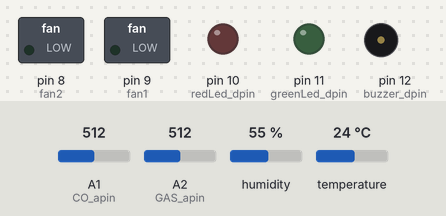
Bench run of a sketch on a simulated Arduino Uno, built with avr-gcc and run on an emulated ATmega328P. Shown: switched loads named in the sketch (green lamp = pin HIGH), output pins drawn as LEDs (lit = HIGH), buzzer (waves = sounding, pin HIGH). The test bench sets the inputs (shaded band); at power-on: A1 (CO_apin) = 512, A2 (GAS_apin) = 512, humidity 55 %, temperature 24 °C.

Above: at 0.1 s.
At 30.6 s:
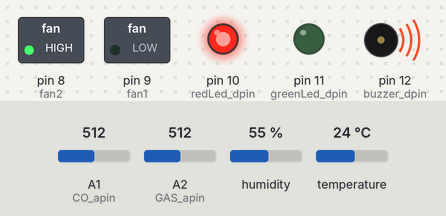
Timing chart, 0 to 32.1 s (numbered marks = the images above):
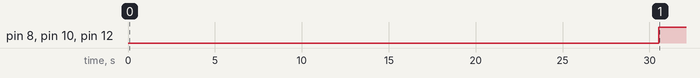

The sketch:

DMP_Project.ino
```cpp
#include <SoftwareSerial.h>
#include <Wire.h>
#include "dht.h"
#define dht_apin A0 // Analog Pin DHT11 sensor is connected to
#define CO_apin A1 // Analog Pin CO(MQ-7) sensor is connected to
#define GAS_apin A2 // Analog Pin GAS(MQ-5) sensor is connected to
#define buzzer_dpin 12 //Digital Pin Buzzer is connected to
#define greenLed_dpin 11 //Digital Pin red led is connected to
#define redLed_dpin 10 //Digital Pin green led is connected to
#define fan1 9 //Digital Pin(INB) fan is connected to
#define fan2 8 //Digital Pin(INA) fan is connected to

//Tresholds
#define TEMP_TRE 25
#define HUM_TRE 85
#define GAS_TRE 500
#define CO_TRE 200

int COsensor_value;
int GASsensor_value;
int alert=0;
char message_T[30];
char message_H[30];
char message_G[30];
char message_C[30];
dht DHT;

SoftwareSerial BTserial(0, 1); //RX | TX

void setup(){

  //Serial.begin(9600);
  BTserial.begin(9600);
  pinMode(buzzer_dpin, OUTPUT);
  pinMode(greenLed_dpin, OUTPUT);
  pinMode(redLed_dpin, OUTPUT);
  pinMode(fan1, OUTPUT);
  pinMode(fan2, OUTPUT);
  delay(500);//Delay to let system boot
  //Serial.println("DHT11 Humidity & temperature Sensor | CO sensor | GAS sensor\n\n");
  delay(30000);//Wait before accessing Sensor

}

void loop(){
  //Start of Program

    DHT.read11(dht_apin);
    COsensor_value = analogRead(CO_apin);
    GASsensor_value = analogRead(GAS_apin);

    BTserial.print(DHT.temperature);
    BTserial.print(",");
    BTserial.print(DHT.humidity);
    BTserial.print(",");
    BTserial.print(COsensor_value);
    BTserial.print(",");
    BTserial.print(GASsensor_value);
    BTserial.print(",");

     if(DHT.temperature > TEMP_TRE || DHT.humidity >HUM_TRE || GASsensor_value>GAS_TRE || COsensor_value >CO_TRE)
    {
        if(GASsensor_value>GAS_TRE)
        {
          strcpy(message_G, "GAS_leak");
          alert=1;
        }
        else
          strcpy(message_G, "GAS_good");
        if(COsensor_value > CO_TRE)
        {
          strcpy(message_C, "CO_leak");
          alert=2;
        }
        else
          strcpy(message_C, "CO_good");
        if(DHT.humidity > HUM_TRE)
        {
          strcpy(message_H, "Reduce_hum");
          alert=3;
        }
        else
          strcpy(message_H, "Hum_good");
        if(DHT.temperature >TEMP_TRE)
        {
          strcpy(message_T, "Reduce_temp");
          alert=4;
        }
        else
          strcpy(message_T, "Temp_good");

      analogWrite(fan2, 255);
      digitalWrite(fan1,LOW);
      digitalWrite(buzzer_dpin, HIGH);
      digitalWrite(redLed_dpin, HIGH);
      digitalWrite(greenLed_dpin, LOW);
    }
    else
    {
      strcpy(message_G, "GAS_good");
      strcpy(message_C, "CO_good");
      strcpy(message_H, "Hum_good");
      strcpy(message_T, "Temp_good");
      alert=0;

      digitalWrite(fan1, LOW);
      digitalWrite(fan2, LOW);
      digitalWrite(buzzer_dpin, LOW);
      digitalWrite(redLed_dpin, LOW);
      digitalWrite(greenLed_dpin, HIGH);
    }
    BTserial.print(message_T);
    BTserial.print(",");
    BTserial.print(message_H);
    BTserial.print(",");
    BTserial.print(message_G);
    BTserial.print(",");
    BTserial.print(message_C);
    BTserial.print(",");
    BTserial.print(alert);
    BTserial.print(";");

    delay(2000);//Wait 2 seconds before reading sensors again.

}
```

Measured:
- by itself, pin 8 (fan2), pin 10 (redLed_dpin), pin 12 (buzzer_dpin): LOW → HIGH at 30.5 s
